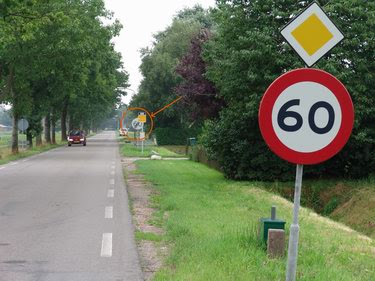
#> input picture bb1.jpg, 375 x 281 px; its folder holds only this picture in this run
$ python test.py
#> lines starting #> are read from the running program, lines starting #| are printed output that depends on the picture; after the words box and inside, x2 and y2 are one past the last pixel; in counts of white or black regions, pixels touching at a corner belong together
import re
import os
import cv2
import pytesseract
import numpy as np

pytesseract.pytesseract.tesseract_cmd = "C:\\Program Files\\Tesseract-OCR\\tesseract.exe"
counter = 0


def recognise_sign(path):
    # Read the image
#> called with path = 'bb1.jpg'
    img = cv2.imread(path)
#> img is the input picture: shape (281, 375, 3); mean B, G, R 94.2, 118.7, 110.3
    height, width, channels = img.shape
#> height = 281; width = 375; channels = 3

    # Scale large images down
    maxres = 700
    if height > maxres or width > maxres:
        scale = min(maxres / width, maxres / height)
        w = int(width * scale)
        h = int(height * scale)
        img = cv2.resize(img, (w, h), interpolation = cv2.INTER_LANCZOS4)

    # Find circles in the image
    cimg = cv2.medianBlur(img, 5)
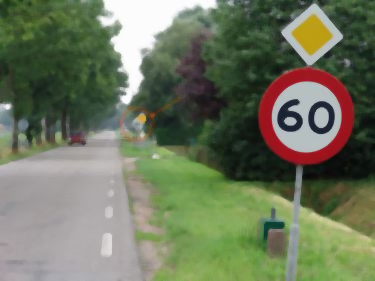
#> cimg: shape (281, 375, 3); mean B, G, R 93.7, 118.2, 109.8
    cimg = cv2.cvtColor(cimg, cv2.COLOR_BGR2GRAY)
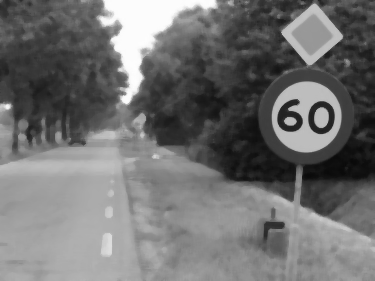
#> cimg: shape (281, 375); min 9, max 254, mean 112.8
    circles = cv2.HoughCircles(cimg, cv2.HOUGH_GRADIENT, 1.0, 50)
#> circles = [[306.5, 115.5, 34.4]]

    if circles is not None:
        circles = np.uint16(np.around(circles))
#> circles = [[306, 116, 34]]

        # For all circles found
        for i in circles[0,:]:
            x1, y1, x2, y2 = i[0] - i[2], i[1] - i[2], i[0] + i[2], i[1] + i[2]

            # Draw debug info
            cv2.circle(img, (i[0], i[1]), i[2], (0,0,255), 2)

            # Crop to the bounding box of the circle
            cropped_image = img[y1:y2, x1:x2]

            # Create black text on white background
            lower = np.array([0,0,0])           # Lower range (black)
            upper = np.array([100,100,100])     # Upper range (darkish gray)
            mask = cv2.inRange(cropped_image, lower, upper)
            mask = (255-mask)

            # Convert image to RGB format, because tesseract expects this
            rgb_mask = cv2.cvtColor(mask, cv2.COLOR_BGR2RGB)

            # Optical Character Recognition
            config = "--oem 3 --psm 6 outputbase digits"
            text = pytesseract.image_to_string(rgb_mask, config=config);

            # Extract the number from the string
            numbers = re.findall(r'\d+', text)
            if len(numbers) > 0:
                return numbers[0]
#> this loop made 1 pass
#> (i, x1, y1, x2, y2, lower, upper, config) on pass 1: ([306, 116, 34], 272, 82, 340, 150, [0, 0, 0], [100, 100, 100], '--oem 3 --psm 6 outputbase digits')
#> pass 1, in recognise_sign, `cropped_image = img[y1:y2, x1:x2]`:
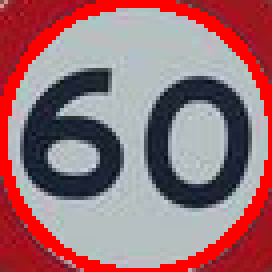
#> cropped_image: shape (68, 68, 3) (shown 4 times larger); mean B, G, R 116.5, 110.2, 155.5
#> pass 1, in recognise_sign, `mask = cv2.inRange(cropped_image, lower, upper)`:
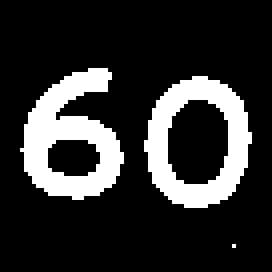
#> mask: shape (68, 68) (shown 4 times larger); 18.8% white; 3 white regions (1 under 20 px), largest, box (x1, y1, x2, y2) and area: (5, 17, 31, 50) 448, (36, 19, 63, 52) 422
#> after the loop:
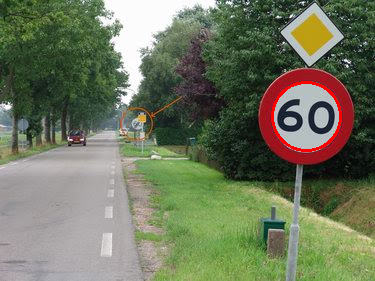
#> img: shape (281, 375, 3); 0.62% of pixels changed, all inside (x1, y1, x2, y2) = (271, 81, 342, 152)

            # If no number found, try the next cicrle
    else:
        # No circles found, draw message
        cv2.putText(img, "No Circles", (10,20), cv2.FONT_HERSHEY_SIMPLEX, 0.6, (255,255,255), 8)
        cv2.putText(img, "No Circles", (10,20), cv2.FONT_HERSHEY_SIMPLEX, 0.6, (0,0,255), 2)

    # Nothing found, show debug info
    global counter
    cv2.imshow("Show_" + str(counter), img)
    counter = counter + 1
    return None


# For all images in this directory
for file in os.listdir("."):
    if file.endswith(".jpg") or file.endswith(".png"):
#> (the run stopped early here; a loop or call above may not have finished)

$ run again, on bb6.jpg
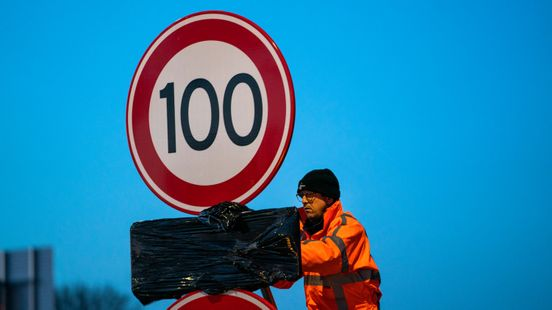
#> input picture bb6.jpg, 552 x 310 px
#> in recognise_sign, img is the input picture: shape (310, 552, 3); mean B, G, R 168.7, 126.7, 38.1
#> in recognise_sign, `circles = cv2.HoughCircles(cimg, cv2.HOUGH_GRADIENT, 1.0, 50)`: circles = [[233.5, 112.5, 105.5]]
#> in recognise_sign, `circles = np.uint16(np.around(circles))`: circles = [[234, 112, 106]]
#> the loop in recognise_sign, `for i in circles[0,:]:` made 1 pass
#> (i, x1, y1, x2, y2, lower, upper, config) on pass 1: ([234, 112, 106], 128, 6, 340, 218, [0, 0, 0], [100, 100, 100], '--oem 3 --psm 6 outputbase digits')
#> pass 1, in recognise_sign, `mask = cv2.inRange(cropped_image, lower, upper)`:
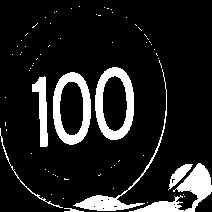
#> mask: shape (212, 212); 12.7% white; 70 white regions (62 under 20 px), largest, box (x1, y1, x2, y2) and area: (95, 67, 134, 140) 1265, (53, 72, 91, 145) 1243, (129, 163, 212, 212) 1228
#> after the loop in recognise_sign, `for i in circles[0,:]:`:
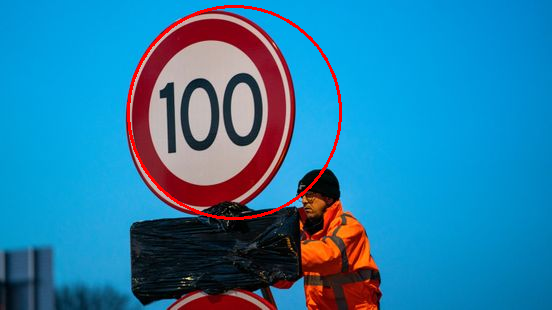
#> img: shape (310, 552, 3); 1.18% of pixels changed, all inside (x1, y1, x2, y2) = (127, 5, 342, 220)

$ run again, on image100.png
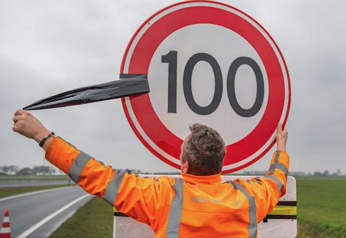
#> input picture image100.png, 346 x 238 px
#> in recognise_sign, img is the input picture: shape (238, 346, 3); mean B, G, R 137.9, 146.4, 177
#> in recognise_sign, `circles = cv2.HoughCircles(cimg, cv2.HOUGH_GRADIENT, 1.0, 50)`: circles = [[205.5, 87.5, 81]]
#> in recognise_sign, `circles = np.uint16(np.around(circles))`: circles = [[206, 88, 81]]
#> the loop in recognise_sign, `for i in circles[0,:]:` made 1 pass
#> (i, x1, y1, x2, y2, lower, upper, config) on pass 1: ([206, 88, 81], 125, 7, 287, 169, [0, 0, 0], [100, 100, 100], '--oem 3 --psm 6 outputbase digits')
#> pass 1, in recognise_sign, `mask = cv2.inRange(cropped_image, lower, upper)`:
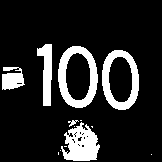
#> mask: shape (162, 162); 15.2% white; 13 white regions (7 under 20 px), largest, box (x1, y1, x2, y2) and area: (58, 46, 98, 108) 1070, (61, 122, 100, 161) 971, (102, 50, 139, 110) 965, (37, 44, 52, 106) 563, (2, 67, 25, 90) 381, (68, 120, 79, 127) 33
#> after the loop in recognise_sign, `for i in circles[0,:]:`:
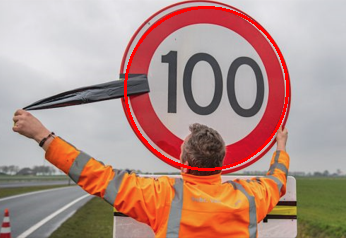
#> img: shape (238, 346, 3); 1.85% of pixels changed, all inside (x1, y1, x2, y2) = (124, 6, 289, 171)
